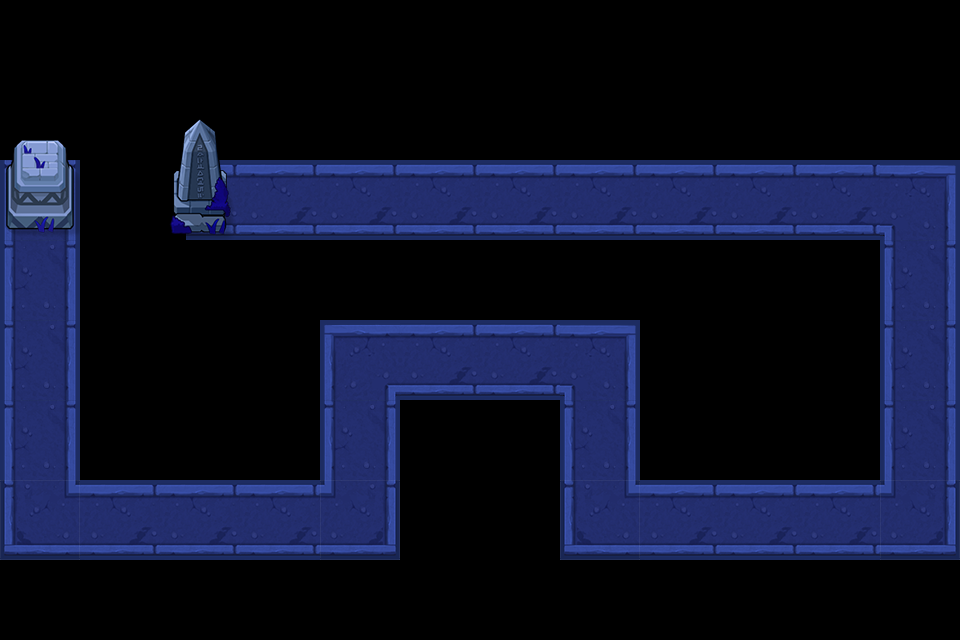

This is a level from a 2D game, rendered from its Tiled map with the project's own tilesets. A one-line summary and the map file follow, with tile-layer data summarised:
An orthogonal 12x8 tile map with 80x80 px tiles, 2 tile layers (road, object) and 15 objects (P0, P1, P2, P3, P4, ...).

<map version="1.0" tiledversion="1.0.3" orientation="orthogonal" renderorder="right-down" width="12" height="8" tilewidth="80" tileheight="80" nextobjectid="17">
 <tileset firstgid="1" name="anye" tilewidth="80" tileheight="80" tilecount="15" columns="5">
  <image source="anye.png" width="400" height="240" />
 </tileset>
 <layer name="road" width="12" height="8">
  <data>[96 cells, 33 non-empty, 7 distinct tile ids]</data>
 </layer>
 <layer name="object" width="12" height="8">
  <data>[96 cells, 4 non-empty, 4 distinct tile ids]</data>
 </layer>
 <objectgroup name="path" visible="0">
  <object id="1" name="P0" x="40" y="240" />
  <object id="2" name="P1" x="40" y="520" />
  <object id="3" name="P2" x="360" y="520" />
  <object id="4" name="P3" x="360" y="360" />
  <object id="5" name="P4" x="600" y="360" />
  <object id="6" name="P5" x="600" y="520" />
  <object id="7" name="P6" x="920" y="520" />
  <object id="8" name="P7" x="920" y="200" />
  <object id="9" name="P8" x="240" y="200" />
  <object id="10" name="O0" x="80" y="80" width="80" height="160" />
  <object id="11" name="O1" x="80" y="240" width="240" height="240" />
  <object id="12" name="O2" x="320" y="240" width="320" height="80" />
  <object id="13" name="O3" x="400" y="400" width="160" height="160" />
  <object id="14" name="O4" x="640" y="240" width="240" height="240" />
  <object id="15" name="O5" x="240" y="80" width="720" height="80" />
 </objectgroup>
</map>
